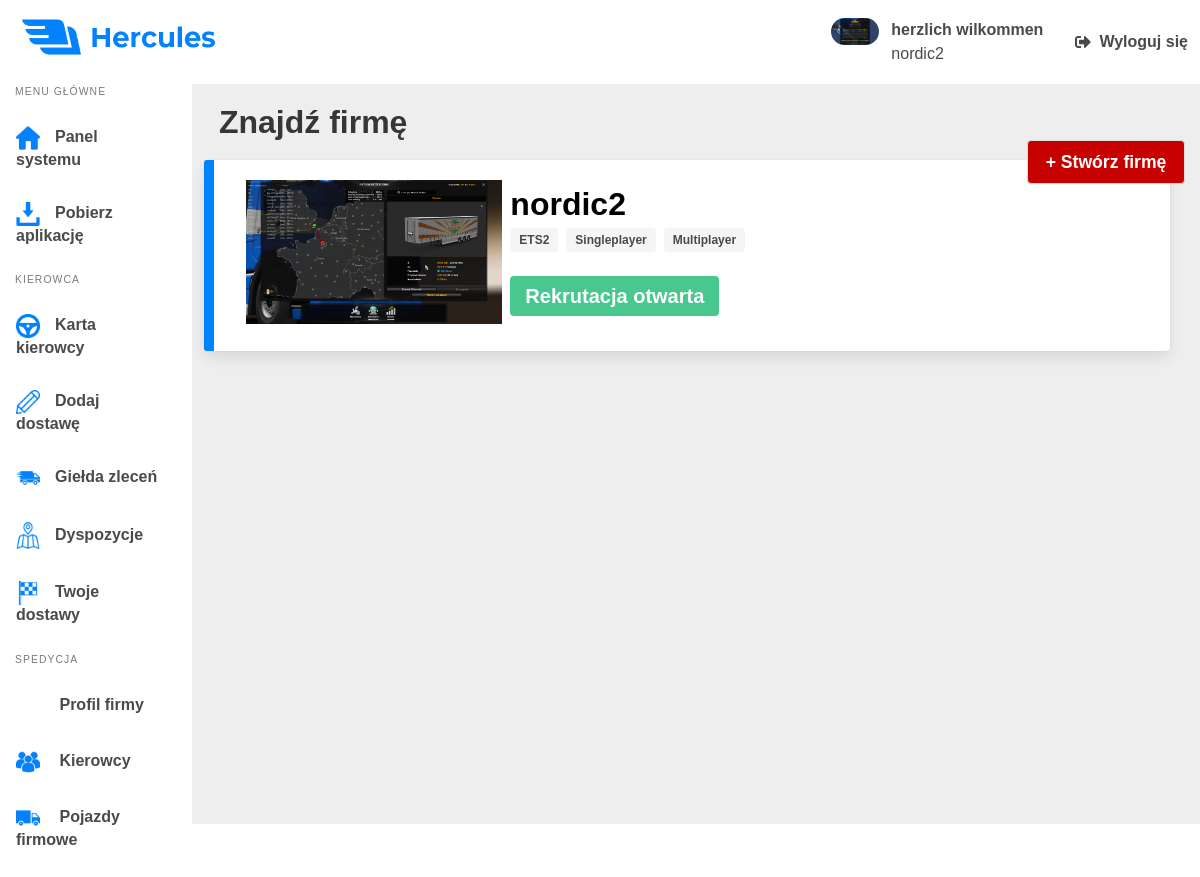
/Companies (signed in), run on the app's committed database.
### hercules_app/models.py (models this page shows, shortened)
class Driver(models.Model):
    user = models.OneToOneField(User, on_delete=models.CASCADE, null=True)
    nick = models.CharField(max_length=64, null=True)
    company = models.ForeignKey(Company, on_delete=models.CASCADE, blank=True, null=True)
    avatar = models.ImageField(upload_to='avatars', null=True)
    last_delivery = models.DateTimeField(auto_now_add=True)
    length_of_service = models.DateTimeField(auto_now_add=True)
    position = models.CharField(max_length=20, null=True)
    is_employeed = models.BooleanField(default=False)
    def get_vehicle_info(driver):
        try:
            vehicle = Vehicle.objects.get(driver=driver)
            vehicle_info = {
                'brand': vehicle.brand,
                'model': vehicle.model,
                'cabin': vehicle.cabin,
                'engine': vehicle.engine,
                'odometer': vehicle.odometer,
                'photo': vehicle.photo.url,
            }
        except:
            vehicle_info = ''
        finally:
            return vehicle_info
    def get_driver_info_from_database(username):
        driver = Driver.objects.get(user=username)
        if driver.is_employeed:
            company = Company.objects.get(name=driver.company.name)
            company_id = company.id
            company = company.name
        else:
            company = None
            company_id = 0
        vehicle = Driver.get_vehicle_info(driver)
        try:
            avatar = driver.avatar.url
        except:
            avatar = ''
        driver_info = {
            'nick': driver.nick,
            'position': driver.position,
            'company': company,
            'company_id': company_id,
            'vehicle': vehicle,
            'avatar': driver.avatar.url,
            'is_employeed': driver.is_employeed,
        }
        return driver_info
    def set_driver_info(request):
        driver_info = Driver.get_driver_info_from_database(request.user)
        request.session['driver_info'] = driver_info
    def get_driver_info(request):
        Driver.set_driver_info(request)
        class DriverInfo(NamedTuple):
            nick: str
            position: str
            company: str
            vehicle: Vehicle
            avatar: str
            is_employeed: bool
        try:
            driver_info = request.session.get('driver_info')
        except driver_info is None:
            SetDriverInfo(request)
        finally:
            info = DriverInfo(
                driver_info['nick'],
                driver_info['position'],
                driver_info['company'],
                driver_info['vehicle'],
                driver_info['avatar'],
                driver_info['is_employeed'],
            )
        return info

class Company(models.Model):
    id = models.AutoField(primary_key=True)
    name = models.CharField(max_length=128)
    drivers_count = models.SmallIntegerField(default=0)
    logo = models.ImageField(upload_to='logos', default='')
    distance = models.PositiveIntegerField(default=0)
    average_fuel = models.FloatField(default=0.0)
    income = models.PositiveIntegerField(default=0)
    tonnage = models.PositiveIntegerField(default=0)
    waybill_count = models.PositiveIntegerField(default=0)
    description = models.TextField(default='')
    website = models.URLField(default='', blank=True, null=True)
    communicator_url = models.URLField(default='', blank=True, null=True)
    is_recruiting = models.BooleanField(default=True, blank=True)
    is_ets2 = models.BooleanField(default=True)
    is_ats = models.BooleanField(default=False)
    is_singleplayer = models.BooleanField(default=True)
    is_multiplayer = models.BooleanField(default=True)
    is_promods = models.BooleanField(default=False)
    dlc = models.CharField(max_length=256, default='', blank=True, null=True)

### hercules_app/views.py (the view)
def FindCompanyView(request):
    driver_info = Driver.get_driver_info(request)
    driver = {
        'nick': driver_info.nick,
        'company': driver_info.company,
        'position': driver_info.position,
        'avatar': driver_info.avatar,
    }
    companies = Company.objects.all().order_by('is_recruiting')
    return render(request, 'hercules_app/find_company.html', {'driver': driver, 'companies': companies})

### hercules_app/templates/hercules_app/find_company.html (shortened to what this page needs)
{% load static %}
<!DOCTYPE html>
<html lang="pl-pl">
<head>
    <link rel="stylesheet" href="https://cdn.jsdelivr.net/npm/bulma@0.8.0/css/bulma.min.css">
    <link rel="stylesheet" type="text/css" href="{% static '/css/panel.css' %}">
    <link rel="stylesheet" type="text/css" href="{% static '/css/main.css' %}">
    <link rel="stylesheet" type="text/css" href="{% static '/css/find_company.css' %}">
    <link rel="stylesheet" href="https://cdn.jsdelivr.net/npm/bulma@0.8.0/css/bulma.min.css">
</head>
<body>
    <nav class="navbar" role="navigation" aria-label="main navigation">
        <div class="navbar-start">
            <div class="navbar-brand">
                <a class="navbar-item">
                    <img src="{% static '/assets/logo.png' %}" width="194" height="55">
                </a>
            </div>
        </div>
        <div class="navbar-end is-hidden-mobile">
            <a class="navbar-item">
                <figure class="image is-48x48 avatar-fig">
                    <img class="avatar" src="{{ driver.avatar }}">
                </figure>
                <span class="user">
                    <p class="username">{{ driver.nick }}</p>
                    {% if driver.company != "" %}
                    <p class="company">{{ driver.company }}</p>
                    {% endif %}
                </span>
            </a>
            <a class="navbar-item">
                <span class="icon is-medium logout">
                    <i class="fas fa-sign-out-alt"></i>
                </span>
                <p class="logout-text">Wyloguj się</p>
            </a>
        </div>
    </nav>
    <div class="wrapper">
        <div class="columns">
            <aside class="column is-2 aside is-hidden-mobile is-placed-left">
                <nav class="menu">
                    <p class="menu-label">
                        Menu główne
                    </p>
                    <ul class="menu-list">
                        <li>
                            <a href="/panel">
                                <p class="option main-site">Panel systemu</p>
                            </a>
                        </li>
                        <li>
                            <a class="panel-option" href="/download">
                                <p class="option download">Pobierz aplikację</p>
                            </a>
                        </li>
                    </ul>
                    <p class="menu-label">
                        Kierowca
                    </p>
                    <ul class="menu-list">
                        <li>
                            <a href='/drivers-card'>
                                <p class="option driver-card">Karta kierowcy</p>
                            </a>
                        </li>
                        <li>
                            <a href="/add-delivery">
                                <p class="option add-delivery">Dodaj dostawę</p>
                            </a>
                        </li>
                        <li>
                            <a href="/Gielda/Offers">
                                <p class="option gielda">Giełda zleceń</p>
                            </a>
                        </li>
                        <li>
                            <a href="/Dispositions">
                                <p class="option dispositions">Dyspozycje</p>
                            </a>
                        </li>
                        <li>
                            <a href="/Deliveries">
                                <p class="option deliveries">Twoje dostawy</p>
                            </a>
                        </li>
                    </ul>
                    <p class="menu-label">
                        Spedycja
                    </p>
                    <ul class="menu-list">
                        {% if driver.position == "" %}
                        <li>
                            <a class="is-active" href="/Companies">
                                <p class="option search-company">
                                    Znajdź firmę
                                </p>
                            </a>
                        </li>
                        {% elif driver.position != "" %}
                        <li>
                            <a href="/CompanyProfile">
                                <p class="option company-profile">
                                    Profil firmy
                                </p>
                            </a>
                        </li>
                        <li>
                            <a href="/Drivers">
                                <p class="option drivers">
                                    Kierowcy
                                </p>
                            </a>
                        </li>
                        {% endif %}
                        <li>
                            <a href="/Vehicles">
                                <p class="option vehicles">{% if driver.position == "" %} Twoje pojazdy {% else %} Pojazdy
                                    firmowe {% endif %}</p>
                            </a>
                        </li>
                    </ul>
                </nav>
            </aside>
            <main class="column main">
                <header>
                    <h1 class="title">Znajdź firmę</h1>
                </header>
                <a href="Companies/AddNewCompany" class="button create-company">+ Stwórz firmę</a>
                {% if companies %}
                {% for company in companies %}
                <div class="box card company-offer">
                    <a href="/Companies/{{ company.id }}">
                        <div class="columns">
                            <div class="column is-one-third">
                                <img src="{{ company.logo.url }}" class="company-logo">
                            </div>
                            <div class="column">
                                <h1 class="company-name">{{ company.name }}</h1>
                                <div class="tags">
                                    {% if company.is_ets2 %}
                                    <span class="tag is-small">ETS2</span>
                                    {% endif %}
                                    {% if company.is_singleplayer %}
                                    <span class="tag is-small">Singleplayer</span>
                                    {% endif %}
                                    {% if company.is_multiplayer %}
                                    <span class="tag is-small">Multiplayer</span>
                                    {% endif %}
                                </div>
                                {% if company.is_recruiting %}
                                <span class="tag is-success is-large">Rekrutacja otwarta</span>
                                {% endif %}
                            </div>
                        </div>
                    </a>
                </div>
                {% endfor %}
                {% endif %}
            </main>
        </div>
    </div>
</body>
</html>

### static/css/panel.css (style rules this page uses)
.card { border-left: 10px solid #0282FC; border-radius: 3px !important; }
.card { margin-right: 3%; }

### static/css/main.css (style rules this page uses)
* { font-family: 'Montserrat', sans-serif; }
.navbar-item img { max-height: 4rem !important; margin-left: 5%; margin-bottom: 5%; }
.main { background-color: #EEEEEE; min-height: 94vh; height: 100%; }
.avatar-fig { margin-right: 15px; }
.avatar { border-radius: 25px; }
.username, .logout-text { font-weight: 700; }
.menu { font-family: 'Montserrat', sans-serif; }
.menu .menu-list > li > a { font-weight: 700; padding: 1em; }
.menu .menu-label { margin-left: 15px; font-size: .65em; }
.menu .option:before { content: ''; vertical-align: middle; display: inline-block; width: 24px; margin: 0 15px 0 0; height: 24px; }
.menu .main-site:before { background: url("/static/assets/icons/main-panel.png") no-repeat; }
.menu .download:before { background: url("/static/assets/icons/download.png") no-repeat; }
.menu .driver-card:before { background: url("/static/assets/icons/driver_card.png") no-repeat; }
.menu .add-delivery:before { background: url("/static/assets/icons/add_delivery.png") no-repeat; }
.menu .gielda:before { background: url("/static/assets/icons/gielda.png") no-repeat; }
.menu .dispositions:before { background: url("/static/assets/icons/map.png") no-repeat; height: 27px; }
.menu .vehicles:before { background: url("/static/assets/icons/vehicles.png") no-repeat; }
.menu .deliveries:before { background: url("/static/assets/icons/deliveries.png") no-repeat; }
.menu .drivers:before { background: url("/static/assets/icons/drivers.png") no-repeat; }
.title { margin-left: 1.5%; margin-top: 2%; }

### static/css/find_company.css (style rules this page uses)
.company-name { font-weight: 700; font-size: 2rem; color: black; }
.tag { font-weight: 700; }
.company-logo { max-width: 256px; max-height: 256px; }
.company-offer { margin-top: 20px; }
.create-company { background-color: #C70000 !important; color: white !important; margin-right: 15px; padding: 0 2em; font-size: 1.1rem !important; font-weight: 700; float: right; margin-bottom: 30px; z-index: 100; }

### data on the page
Driver: nick "herzlich wilkommen"
Company: company "nordic2", logo (picture), name "nordic2", is_ets2 "ETS2", is_singleplayer "Singleplayer", is_multiplayer "Multiplayer", is_recruiting "Rekrutacja otwarta"
